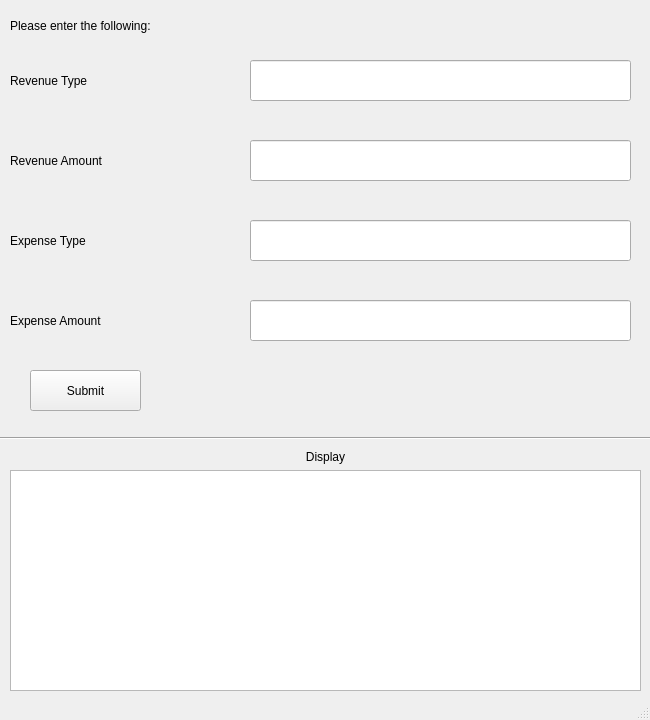
<?xml version="1.0" encoding="UTF-8"?>
<ui version="4.0">
 <class>BirdsBudgeting</class>
 <widget class="QMainWindow" name="BirdsBudgeting">
  <property name="geometry">
   <rect>
    <x>0</x>
    <y>0</y>
    <width>650</width>
    <height>720</height>
   </rect>
  </property>
  <property name="windowTitle">
   <string>BirdsBudgeting</string>
  </property>
  <widget class="QWidget" name="centralwidget">
   <widget class="QLabel" name="Display">
    <property name="geometry">
     <rect>
      <x>10</x>
      <y>10</y>
      <width>621</width>
      <height>31</height>
     </rect>
    </property>
    <property name="text">
     <string>Please enter the following:</string>
    </property>
   </widget>
   <widget class="QLineEdit" name="RevType">
    <property name="geometry">
     <rect>
      <x>250</x>
      <y>60</y>
      <width>381</width>
      <height>41</height>
     </rect>
    </property>
   </widget>
   <widget class="QLineEdit" name="RevAmt">
    <property name="geometry">
     <rect>
      <x>250</x>
      <y>140</y>
      <width>381</width>
      <height>41</height>
     </rect>
    </property>
   </widget>
   <widget class="QLineEdit" name="ExpType">
    <property name="geometry">
     <rect>
      <x>250</x>
      <y>220</y>
      <width>381</width>
      <height>41</height>
     </rect>
    </property>
   </widget>
   <widget class="QLineEdit" name="ExpAmt">
    <property name="geometry">
     <rect>
      <x>250</x>
      <y>300</y>
      <width>381</width>
      <height>41</height>
     </rect>
    </property>
   </widget>
   <widget class="QPushButton" name="Submit">
    <property name="geometry">
     <rect>
      <x>30</x>
      <y>370</y>
      <width>111</width>
      <height>41</height>
     </rect>
    </property>
    <property name="text">
     <string>Submit</string>
    </property>
   </widget>
   <widget class="QLabel" name="RevTypeLab">
    <property name="geometry">
     <rect>
      <x>10</x>
      <y>60</y>
      <width>181</width>
      <height>41</height>
     </rect>
    </property>
    <property name="text">
     <string>Revenue Type </string>
    </property>
   </widget>
   <widget class="QLabel" name="RevAmtLab">
    <property name="geometry">
     <rect>
      <x>10</x>
      <y>140</y>
      <width>191</width>
      <height>41</height>
     </rect>
    </property>
    <property name="text">
     <string>Revenue Amount</string>
    </property>
   </widget>
   <widget class="QLabel" name="ExpTypeLab">
    <property name="geometry">
     <rect>
      <x>10</x>
      <y>220</y>
      <width>201</width>
      <height>41</height>
     </rect>
    </property>
    <property name="text">
     <string>Expense Type</string>
    </property>
   </widget>
   <widget class="QLabel" name="ExpTypeLab_2">
    <property name="geometry">
     <rect>
      <x>10</x>
      <y>300</y>
      <width>201</width>
      <height>41</height>
     </rect>
    </property>
    <property name="text">
     <string>Expense Amount</string>
    </property>
   </widget>
   <widget class="Line" name="line">
    <property name="geometry">
     <rect>
      <x>0</x>
      <y>430</y>
      <width>651</width>
      <height>16</height>
     </rect>
    </property>
    <property name="orientation">
     <enum>Qt::Horizontal</enum>
    </property>
   </widget>
   <widget class="QWidget" name="">
    <property name="geometry">
     <rect>
      <x>10</x>
      <y>450</y>
      <width>631</width>
      <height>241</height>
     </rect>
    </property>
    <layout class="QVBoxLayout" name="verticalLayout">
     <item>
      <widget class="QLabel" name="Display_2">
       <property name="text">
        <string>Display</string>
       </property>
       <property name="alignment">
        <set>Qt::AlignCenter</set>
       </property>
      </widget>
     </item>
     <item>
      <widget class="QTextBrowser" name="output"/>
     </item>
    </layout>
   </widget>
  </widget>
  <widget class="QStatusBar" name="statusbar"/>
 </widget>
 <resources/>
 <connections/>
</ui>
